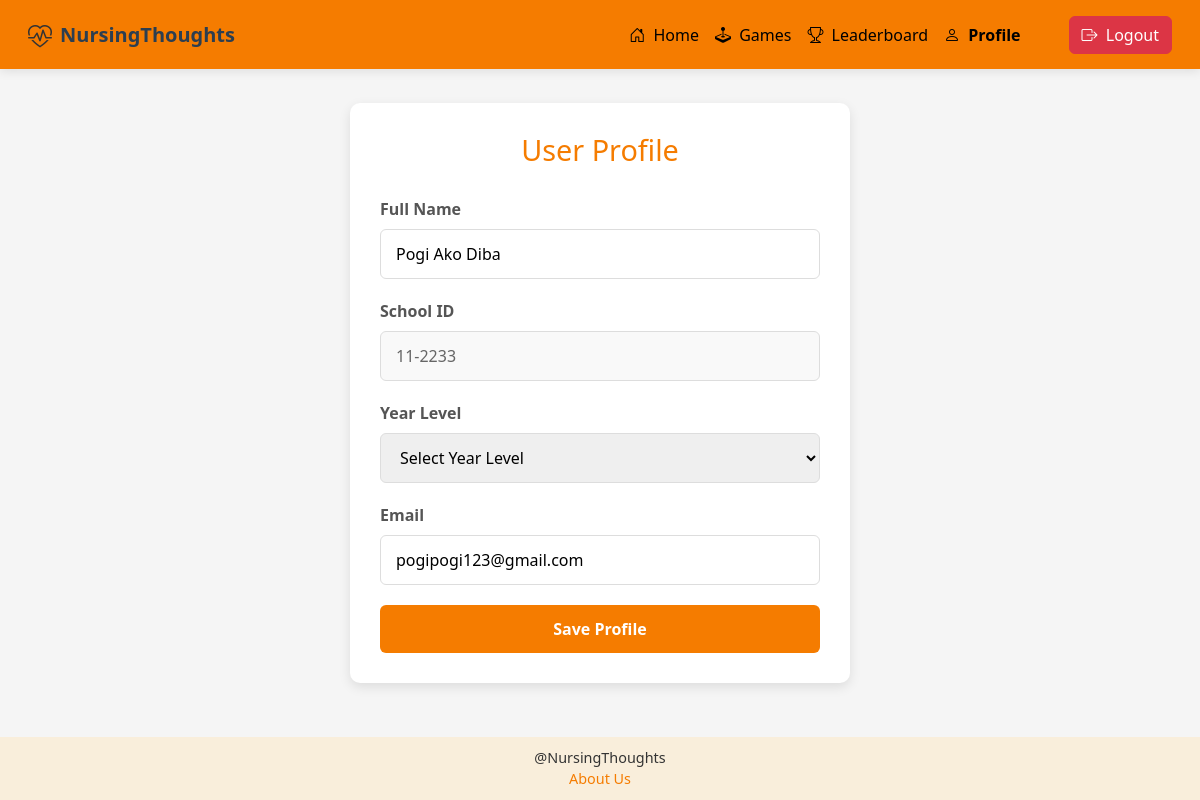
Screenshot of /profile.php (signed in) with the database file from the repository.
### tables this page shows
CREATE TABLE `users` (
  `user_id` int(11) NOT NULL,
  `schoolID` varchar(50) DEFAULT NULL,
  `fullName` varchar(100) DEFAULT NULL,
  `YrLvl` varchar(10) DEFAULT NULL,
  `email` varchar(100) DEFAULT NULL,
  `password_hash` varchar(255) DEFAULT NULL,
  `reset_token` varchar(255) DEFAULT NULL,
  `token_expiry` datetime DEFAULT NULL
);

### profile.php (the view, shortened to what this page needs)
<?php
require_once 'db_conn.php';
$user_id = $_SESSION['user_id'];
$stmt = $pdo->prepare("SELECT schoolID, fullName, YrLvl, email FROM users WHERE user_id = ?");
$stmt->execute([$user_id]);
$user = $stmt->fetch(PDO::FETCH_ASSOC);
?>
<!DOCTYPE html>
<html lang="en">
<head>
  <link href="https://cdn.jsdelivr.net/npm/bootstrap@5.3.3/dist/css/bootstrap.min.css" rel="stylesheet" />
  <link rel="stylesheet" href="https://cdn.jsdelivr.net/npm/bootstrap-icons@1.11.1/font/bootstrap-icons.css">
    <link rel="stylesheet" href="nav.css" />
    <link rel="stylesheet" href="profile.css" />
</head>
<body>
    <nav class="navbar sticky-top navbar-expand-lg px-3" style="background-color: #f57c00; box-shadow: 0 2px 10px rgba(0,0,0,0.1);">
      <div class="container-fluid">
        <a class="navbar-brand d-flex align-items-center" href="Homepage.php">
          <div class="nav-logo me-2" style="font-size: 1.8rem; color: #e74c3c;">
            <i class="bi bi-heart-pulse"></i>
          </div>
          <span style="font-weight: 600; color: #2c3e50;">NursingThoughts</span>
        </a>
        <div class="collapse navbar-collapse" id="navbarContent">
          <div class="d-flex ms-auto align-items-center">
            <ul class="navbar-nav mb-2 mb-lg-0 d-flex align-items-center">
              <li class="nav-item">
                <a class="nav-link" href="Homepage.php"><i class="bi bi-house-door me-1"></i> Home</a>
              </li>
              <li class="nav-item">
                <a class="nav-link" href="Games.php"><i class="bi bi-joystick me-1"></i> Games</a>
              </li>
              <li class="nav-item">
                <a class="nav-link" href="Leaderboard.php"><i class="bi bi-trophy me-1"></i> Leaderboard</a>
              </li>
              <li class="nav-item">
                <a class="nav-link active" href="profile.php"><i class="bi bi-person me-1"></i> Profile</a>
              </li>
              <li>
              </li>
              <li class="nav-item ms-2">
                <a class="btn btn-danger" href="logout.php"><i class="bi bi-box-arrow-right me-1"></i> Logout</a>
              </li>
            </ul>
          </div>
        </div>
      </div>
    </nav>
    <div class="main-container container">
        <div class="profile-card">
            <h1 class="profile-title">User Profile</h1>
            <form class="profile-form" method="POST" action="profile.php">
                <div class="form-group">
                    <label for="fullname">Full Name</label>
                    <input type="text" id="fullname" name="fullname" value="<?= htmlspecialchars($user['fullName']) ?>" required>
                </div>
                <div class="form-group">
                    <label for="schoolid">School ID</label>
                    <input type="text" id="schoolid" name="schoolid" value="<?= htmlspecialchars($user['schoolID']) ?>" readonly>
                </div>
                <div class="form-group">
    <label for="yearlevel">Year Level</label>
    <select id="yearlevel" name="yearlevel" required>
        <option value="">Select Year Level</option>
    </select>
</div>
                <div class="form-group">
                    <label for="email">Email</label>
                    <input type="email" id="email" name="email" value="<?= htmlspecialchars($user['email']) ?>" required>
                </div>
                <button type="submit" class="save-btn">Save Profile</button>
            </form>
        </div>
    </div>
  <footer class="footer">
    <div>@NursingThoughts</div>
    <a href="AboutUs.php">About Us</a>
  </footer>
</body>
</html>

### nav.css (style rules this page uses)
html, body { height: 100%; margin: 0; }
.sticky-top { background-color: #f57c00; z-index: 1030; }
.footer { background-color: #f9eedb; padding: 10px 0; text-align: center; font-size: 0.9rem; }
.footer a { color: #f57c00; text-decoration: none; }
.nav-link { color: black !important; font-weight: 500; }
.nav-link.active { font-weight: bold; }
.nav-logo i { font-size: 24px; color: #333; }

### profile.css (style rules this page uses)
body { font-family: 'Segoe UI', Tahoma, Geneva, Verdana, sans-serif; background-color: #f5f5f5; color: #333; min-height: 100vh; display: flex; flex-direction: column; }
.main-container { padding-top: 20px; padding-bottom: 40px; flex: 1; display: flex; align-items: center; justify-content: center; }
.profile-card { background: white; border-radius: 10px; box-shadow: 0 4px 12px rgba(0, 0, 0, 0.1); width: 100%; max-width: 500px; padding: 30px; }
.profile-title { color: #f57c00; text-align: center; margin-bottom: 30px; font-size: 1.8em; }
.profile-form .form-group { margin-bottom: 20px; }
.profile-form label { display: block; margin-bottom: 8px; font-weight: 600; color: #555; }
.profile-form input, .profile-form select { width: 100%; padding: 12px 15px; border: 1px solid #ddd; border-radius: 6px; font-size: 1em; transition: border 0.3s; box-sizing: border-box; }
.profile-form input[readonly] { background-color: #f9f9f9; color: #666; }
.save-btn { background-color: #f57c00; color: white; border: none; padding: 12px 20px; border-radius: 6px; font-size: 1em; font-weight: 600; cursor: pointer; width: 100%; transition: background-color 0.3s; }

### rows the page displays
users: fullname "Pogi Ako Diba", schoolid "11-2233", email "pogipogi123@gmail.com"
